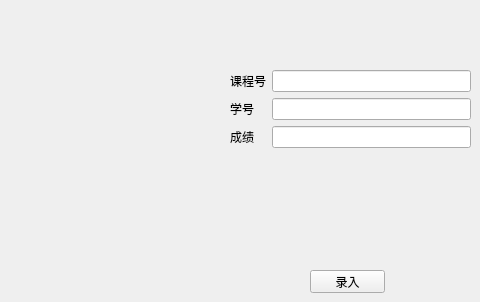
          <widget class="QWidget" name="tab">
           <attribute name="title">
            <string>录入学生成绩</string>
           </attribute>
           <widget class="QPushButton" name="pushButton_27">
            <property name="geometry">
             <rect>
              <x>310</x>
              <y>270</y>
              <width>75</width>
              <height>23</height>
             </rect>
            </property>
            <property name="text">
             <string>录入</string>
            </property>
           </widget>
           <widget class="QWidget" name="formLayoutWidget_3">
            <property name="geometry">
             <rect>
              <x>230</x>
              <y>70</y>
              <width>241</width>
              <height>131</height>
             </rect>
            </property>
            <layout class="QFormLayout" name="formLayout_4">
             <item row="0" column="0">
              <widget class="QLabel" name="label_20">
               <property name="text">
                <string>课程号</string>
               </property>
              </widget>
             </item>
             <item row="2" column="0">
              <widget class="QLabel" name="label_42">
               <property name="text">
                <string>成绩</string>
               </property>
              </widget>
             </item>
             <item row="1" column="0">
              <widget class="QLabel" name="label_43">
               <property name="text">
                <string>学号</string>
               </property>
              </widget>
             </item>
             <item row="0" column="1">
              <widget class="QLineEdit" name="course_id"/>
             </item>
             <item row="1" column="1">
              <widget class="QLineEdit" name="stu_id"/>
             </item>
             <item row="2" column="1">
              <widget class="QLineEdit" name="add_score"/>
             </item>
            </layout>
           </widget>
          </widget>
